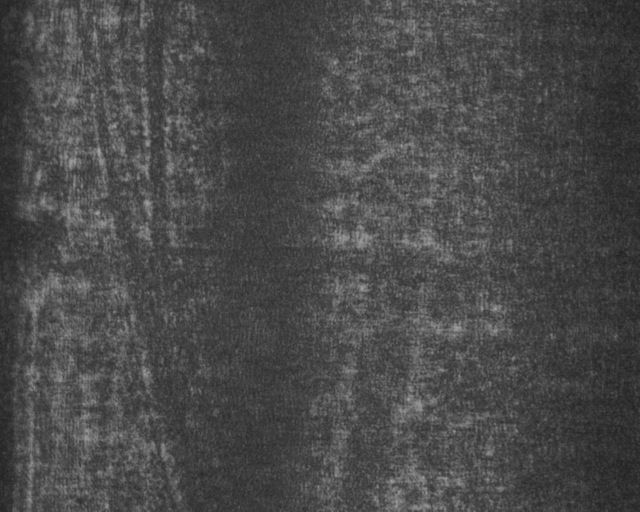
%> input picture 1-fig_1_h2o2.jpg, 1280 x 1024 px (shown at 1/2 size); the run also reads 1 picture not shown here
$ octave Bootstrap.m   (GNU Octave 9; MATLAB toolbox functions it lacks are replaced by stand-ins)
%> lines starting %> are read from the running program, lines starting %| are printed output that depends on the picture
% Desenvolvido por Gleice Medeiros
% Orienta玢o Leiva Casemiro e Leandro Souza

clear all;
close all;

 a = imread('1-fig_1_h2o2.jpg');
%> a is the input picture: size 1024x1280 uint8; min 28, max 171, mean 73.4
 b = imread('2-fig_1_pbs.jpg');
 c = imread('3-fig_1_hipo.jpg');
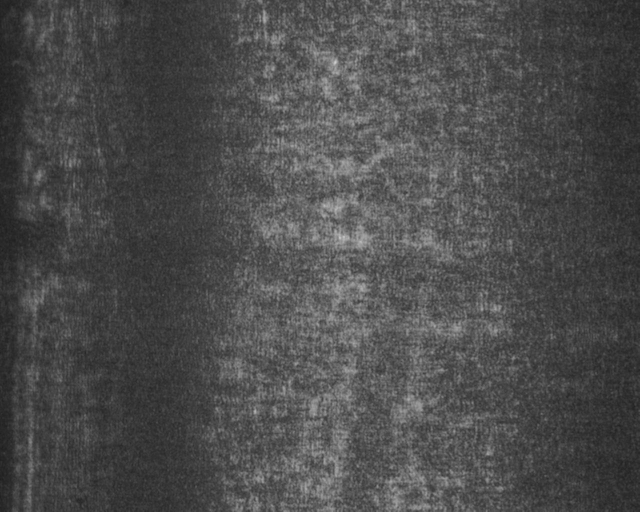
%> input picture 3-fig_1_hipo.jpg, 1280 x 1024 px (shown at 1/2 size)
%> c is the input picture: size 1024x1280 uint8; min 28, max 211, mean 76

% a = a(:,60:1020);
% b = b(:,60:1020);
% c = c(:,60:1020);

se = strel('line',10,30);     % length = 10 e angulo = 30
        h2o  = imerode(a,se); % Eros鉶 da agua
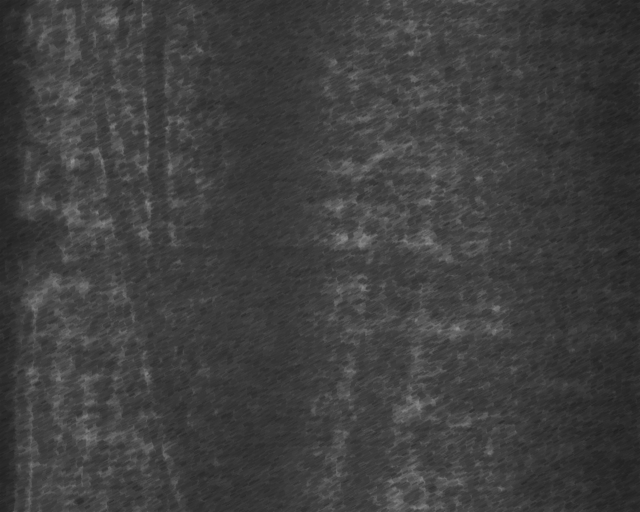
%> h2o: size 1024x1280 uint8 (shown at 1/2 size); min 28, max 147, mean 63
        pbs  = imerode(b,se); % Eros鉶 do pbs
        hipo = imerode(c,se);  % Eros鉶 do hipo
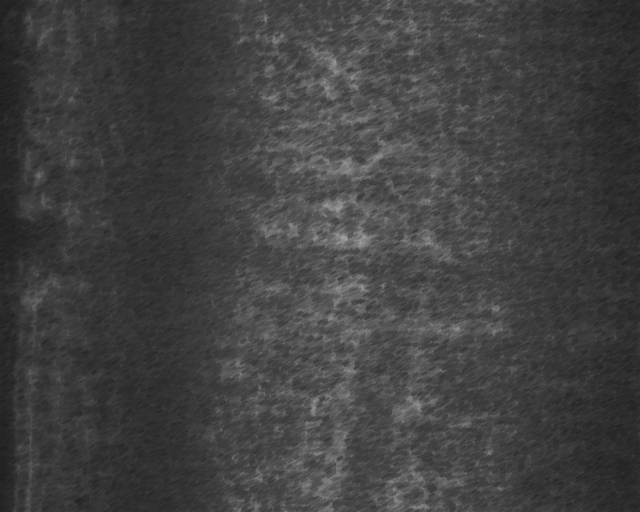
%> hipo: size 1024x1280 uint8 (shown at 1/2 size); min 28, max 165, mean 65.1

        b_red = a(:,:,1);

  %Aplicando o Bootstrap
  B = 8000;
  alpha = 0.05;

  inf = zeros(size(b_red,2),1);
  sup = zeros(size(b_red,2),1);
%
%   mf = @(x)((mean(x)+median(x))/2); % Media total da media com mediana
 mf = @(b)((mean(b))/2); % Media total da media com mediana
%   mf = @(b)((mean(b)+imgaussfilt(b,1))/2); % Media total da media com gaussiana

  for i=1:1:size(b_red,2)

%> (the run ends here)
